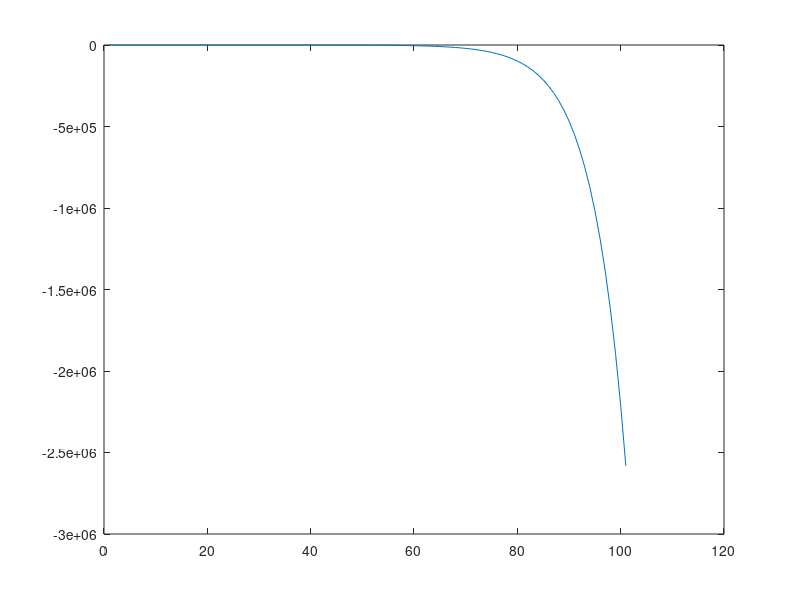

Write the MATLAB code that produced this figure.
% Lab 2, Part A

clear; close all; clc;

tau = 0.023;
K1 = -1.02;
s = tf('s');

Ts = 0.55;
OS = 5;

theta_rad = atan((-1/pi)*log(OS/100));

Re = -4/Ts;
Im = -Re / tan(theta_rad);

% Cancel stable pole
p1 = -1/tau;

% Place pole at other edges of S
p2 = complex(Re,Im);
p3 = complex(Re,-Im);

g0 = 2*Re;
K = Re^2 + Im^2;

P = (K1)/(s*(tau*s+1));
C = K*((s-p1)/(s+g0));

T = feedback(P*C,1);

y = step(T);
plot(y)

